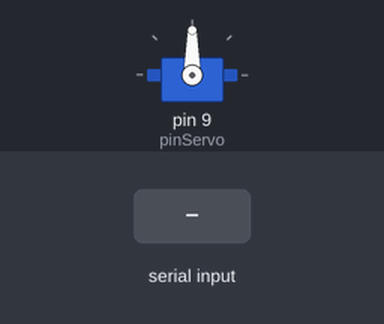
This sketch was run on a simulated Arduino Uno, built with avr-gcc and run on an emulated ATmega328P. On the bench: servo. The inputs (shaded band) are chosen by the test bench. What the sketch prints to the serial monitor is not drawn.

Above: at 1.2 s.
1.3 s: "90,90,90,90," received over Serial
Timing chart, 0 to 4.3 s (numbered marks = the images above; inputs shaded):
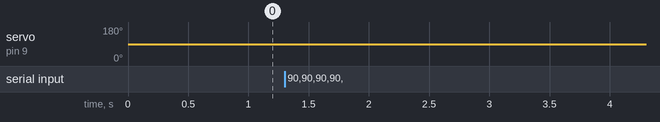

Measured:
- after the input at 1.3 s, servo on pin 9 (pinServo): 90° → 89° after 0.06 s

The sketch:

tracking.ino
```cpp
#include <Servo.h>
#include "inofun.h"

#define pinServo 9

String IncomingData;

Servo servox;
Servo servoy;

int servo_xpos = 90;
int servo_ypos = 90;
int notStarted = 1;
int spd;

struct tuple vec;

void setup() {
  Serial.begin(9600);
  Serial.setTimeout(50);
  servox.attach(pinServo);
  // servoy.attach();
  servox.write(servo_xpos);
  //servoy.write(servo_ypos);
  vec.x = 0.0;
  vec.y = 0.0;
  spd = 1;
}

void loop() {

     //double dist = distance(vec);

     if(Serial.available() > 0){
       IncomingData = Serial.readString();
       struct data input = parcedata(IncomingData);
       vec = mapValues(input);

         if( vec.x >= 10.0){
          vec = unitvector(vec);
          simple_move(vec);
         }
       //iterrations = 0;
       }//else{
//       if(dist >= 10.0){
//         vec = unitvector(vec);
//         simple_move(vec);
//        }
//        iterrations++;
//     }
}
```

inofun.h
```cpp
#ifndef _INOFUN_H
#define _INOFUN_H


struct tuple{
  double x;
  double y;
};

struct data{
  double x;
  double y;
  int height;
  int width;
};

double distance(struct tuple v);
struct tuple mapValues(struct data d);
int start();
struct tuple unitvector(struct tuple v);
struct data parcedata(String raw_data);
void simple_move(struct tuple v);

#endif
```

inofunctions.ino
```cpp
#include "inofun.h"
#include <Servo.h>

double distance(struct tuple v){
  double output = (v.x * v.x) + (v.y * v.y);
  output = sqrt(output);
  return output;
}

struct tuple mapValues(struct data d){
  int x = map(d.x,0, d.width, (d.width/-2),(d.width/2));
  int y = map(d.y,0, d.height, (d.height/2),(d.height/-2));

  struct tuple output;
  output.x = (double) x;
  output.y = (double) y;
  return output;
}

int start(){
  String start_data;

  if(Serial.available() > 0){
    start_data = Serial.readString();
    if(start_data == "90,90,90,90,"){
       Serial.println("");
       return 0;
    }
    return 1;
   }

   return 1;
}

struct tuple unitvector(struct tuple v){
    struct tuple unit_v;
    double vector_length;

    double aux  = (v.x * v.x) + (v.y * v.y);
    aux = sqrt(aux);

    unit_v.x = v.x / aux;
    unit_v.y = v.y / aux;

    return unit_v;
}

struct data parcedata(String raw_data){// Lembrar de botar um , no final do codigo em python
    struct data output;

    int datasize = raw_data.length();
    datasize--;

    int switcher = 0;
    String temp = "";
    for (int i = 0; i < datasize; i++){
        if(raw_data[i] == ','){

           if(switcher == 0){
             output.x = temp.toDouble();
           }else if(switcher == 1){
             output.y = temp.toDouble();
           }else if(switcher == 2){
             output.width = temp.toInt();
           }else if(switcher == 3){
             output.height = temp.toInt();
           }else{
             break;
           }

          switcher++;
          temp = "";
          continue;
        }

        temp = temp + raw_data[i];
    }

    Serial.println(output.x);
    Serial.println(output.y);
    Serial.println(output.width);
    Serial.println(output.height);

    return output;
}

void simple_move(struct tuple v){

    if((v.x > 0) && (v.y > 0)){
      if(servo_xpos < 180){
        servo_xpos -= spd;
      }
      //servo_ypos += speed;
    }else if((v.x > 0) && (v.y < 0)){
      if(servo_xpos < 180){
        servo_xpos -= spd;
      }
      //servo_ypos -= speed;
    }else if((v.x < 0) && (v.y > 0)){
      if(servo_xpos > 0){
        servo_xpos += spd;
      }
      //servo_ypos += speed;
    }else{
      if(servo_xpos > 0){
        servo_xpos += spd;
      }
      //servo_ypos -= speed;
    }

    servox.write(servo_xpos);
    //servy.write(servo_ypos);
}
```
